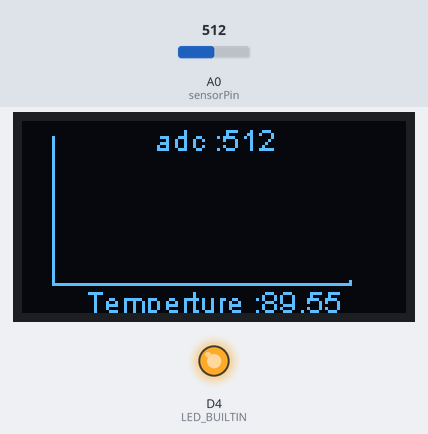
This sketch was run on a simulated ESP8266 (NodeMCU). On the bench: 128×64 one-colour display, output pins drawn as LEDs (lit = HIGH, except the on-board LED, lit = LOW). The test bench sets the inputs (shaded band); at power-on: A0 (sensorPin) = 512. WiFi joins after 1.5 s; servers stay silent unless stated; uploads are accepted with an empty reply; what the sketch prints to the serial monitor is not drawn.

Above: at 2.7 s.
2.8 s: A0 (sensorPin) set to 0
At 4.5 s:
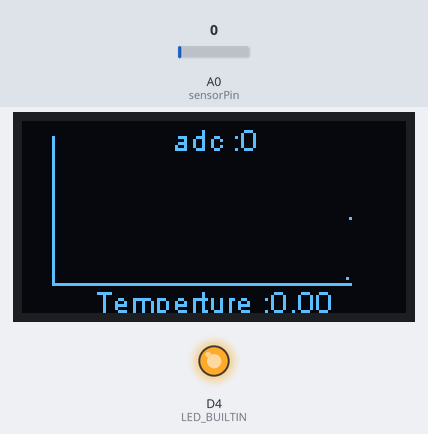
6.2 s: A0 (sensorPin) set to 109
At 8.7 s:
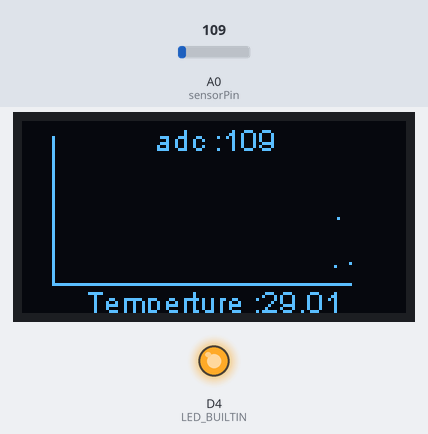
9.3 s: A0 (sensorPin) set to 122
At 13.0 s:
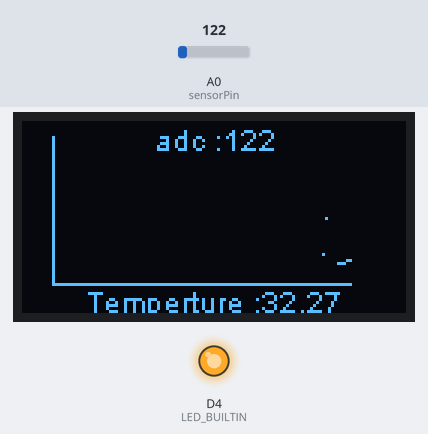
Timing chart, 0 to 14.5 s (numbered marks = the images above; inputs shaded):
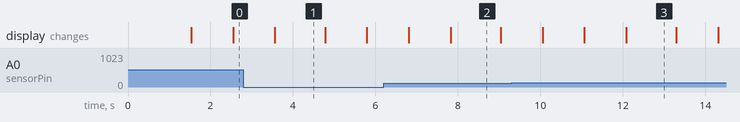

The sketch:

Yaniv_Smoker_esp8266_FB_CF.ino
```cpp
#include "SSD1306Wire.h"
#include <ESP8266WiFi.h>
//needed for library
#include <DNSServer.h>
#include <ESP8266WebServer.h>
#include <WiFiManager.h>         //https://github.com/tzapu/WiFiManager
#include "images.h"

#include <ESP8266WiFiMulti.h>

#include <ESP8266HTTPClient.h>

ESP8266WiFiMulti wifiMulti;


SSD1306Wire  display(0x3c, D3, D5);

int demoMode = 0;
int counter = 1;
int adcval = 0;
float adc = 0;

float temp_celsius;

int dataArray[100];
int currentPointIndex = 0;


int i = 0;

int sensorPin = A0;    // select the input pin for the potentiometer

int sensorValue = 0;  // variable to store the value coming from the sensor


void setup() {
  // initialize digital pin LED_BUILTIN as an output.
  pinMode(LED_BUILTIN, OUTPUT);

  Serial.begin(115200);
  Serial.println("Hello");
  // Initialising the UI will init the display too.
  display.init();
  display.flipScreenVertically();
  display.setFont(Dialog_plain_7);

  initGraph();

  WiFiManager wifiManager;
  wifiManager.autoConnect("AutoConnectAP");

  //if you get here you have connected to the WiFi
  Serial.println("connected...yeey :)");

}

void initGraph() {
  display.setColor(WHITE);
  for (int i = 0; i < 100 ; i++)
    dataArray[i] = 0;
}

// the loop function runs over and over again forev


void loop() {

  Serial.println("Hello loop");
  // clear the display
  display.clear();

  display.drawHorizontalLine(10, 54, 100);
  display.drawVerticalLine(10, 5, 50);

  //  adcval = analogRead(ANALOG_PIN_0);
  adcval = analogRead(sensorPin);
  adc = adcval - 14 ;

  float lanVal = ((1024/adc)-1)/10 ;
  Serial.println("lanVal : " + String(lanVal) );
  float lanItem = 0.000253*log(lanVal) ;
  Serial.println("lanItem : " + String(lanItem) );
  float temp = 1/(0.00335 + lanItem) - 270 ;
  temp_celsius = (temp > 0) ? temp : 0 ;

  if (counter > 3) {
    updateDataToCloud(adcval, temp_celsius);
    counter = 0;
  }

  display.setTextAlignment(TEXT_ALIGN_CENTER);
  display.setFont(ArialMT_Plain_10);
  display.drawString(64, 54, "Temperture :" + String(temp_celsius));
  display.drawString(64, 0, "adc :" + String(adcval));

  updateGraph(temp_celsius / 4);
  display.display();
  counter++;
  delay(1000);
}

void updateGraph(int val) {
  dataArray[currentPointIndex] = val ;

  Serial.println("val : " + String(val) + " currentPoint : " + String(55 - dataArray[currentPointIndex]));

  for (int i = 0 ; i < 100 ; i++) {
    int x = i;
    int y = 0;
    if (100 - i < currentPointIndex) {
      y = dataArray[currentPointIndex - (100 - i)] ;
    } else {
      y = dataArray[currentPointIndex + i];
    }
    display.setPixel(x + 10, 54 - y );
  }
  currentPointIndex++;
  if (currentPointIndex >= 99) {
    currentPointIndex = 0;
  }

}

void updateDataToCloud(int data, float temperture) {
  if ((wifiMulti.run() == WL_CONNECTED)) {
    HTTPClient http;
    Serial.println("adc : " + String(data));
    http.begin("http://us-central1-smokingcontroller.cloudfunctions.net/tempUpdate?temperture1=" + String(temperture) + "&adc=" + String(data)); //HTTP
//    http.begin("http://us-central1-smokingcontroller.cloudfunctions.net/adcUpdate?adc=" + String(data)); //HTTP
    int httpCode = http.GET();
    http.end();
  }
}
```

Source omitted: images.h (data table, 20691 bytes)
